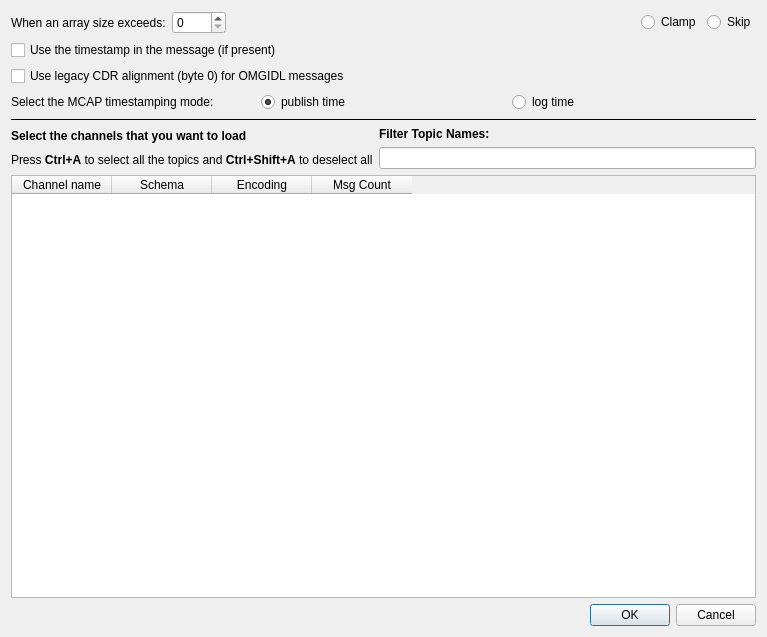
<?xml version="1.0" encoding="UTF-8"?>
<ui version="4.0">
 <class>dialog_mcap</class>
 <widget class="QDialog" name="dialog_mcap">
  <property name="geometry">
   <rect>
    <x>0</x>
    <y>0</y>
    <width>767</width>
    <height>637</height>
   </rect>
  </property>
  <property name="windowTitle">
   <string>MCAP Parser</string>
  </property>
  <layout class="QVBoxLayout" name="verticalLayout">
   <item>
    <layout class="QHBoxLayout" name="horizontalLayout">
     <item>
      <widget class="QLabel" name="label_2">
       <property name="text">
        <string>When an array size exceeds:</string>
       </property>
      </widget>
     </item>
     <item>
      <widget class="QSpinBox" name="spinBox">
       <property name="minimum">
        <number>0</number>
       </property>
       <property name="maximum">
        <number>9999</number>
       </property>
      </widget>
     </item>
     <item>
      <spacer name="horizontalSpacer">
       <property name="orientation">
        <enum>Qt::Horizontal</enum>
       </property>
       <property name="sizeHint" stdset="0">
        <size>
         <width>40</width>
         <height>20</height>
        </size>
       </property>
      </spacer>
     </item>
     <item>
      <widget class="QRadioButton" name="radioClamp">
       <property name="text">
        <string>Clamp</string>
       </property>
       <property name="checked">
        <bool>true</bool>
       </property>
      </widget>
     </item>
     <item>
      <widget class="QRadioButton" name="radioSkip">
       <property name="text">
        <string>Skip</string>
       </property>
      </widget>
     </item>
    </layout>
   </item>
   <item>
    <widget class="QCheckBox" name="checkBoxUseTimestamp">
     <property name="text">
      <string>Use the timestamp in the message (if present)</string>
     </property>
    </widget>
   </item>
   <item>
    <widget class="QCheckBox" name="checkBoxUseLegacyCdr">
     <property name="toolTip">
      <string>Enable for RTI DDS Micro and older CDR implementations that align from byte 0.
Modern XCDR2 standard aligns from byte 4 (after CDR header).
Only affects OMGIDL-encoded channels in this file.</string>
     </property>
     <property name="text">
      <string>Use legacy CDR alignment (byte 0) for OMGIDL messages</string>
     </property>
     <property name="checked">
      <bool>false</bool>
     </property>
    </widget>
   </item>
   <item>
    <layout class="QHBoxLayout" name="horizontalLayout_1">
     <item>
      <widget class="QLabel" name="label_3">
       <property name="text">
        <string>Select the MCAP timestamping mode:</string>
       </property>
      </widget>
     </item>
     <item>
      <widget class="QRadioButton" name="radioPubTime">
       <property name="text">
        <string>publish time</string>
       </property>
       <property name="checked">
        <bool>true</bool>
       </property>
       <attribute name="buttonGroup">
        <string notr="true">buttonGroup</string>
       </attribute>
      </widget>
     </item>
     <item>
      <widget class="QRadioButton" name="radioLogTime">
       <property name="text">
        <string>log time</string>
       </property>
       <attribute name="buttonGroup">
        <string notr="true">buttonGroup</string>
       </attribute>
      </widget>
     </item>
    </layout>
   </item>
   <item>
    <widget class="Line" name="line">
     <property name="frameShadow">
      <enum>QFrame::Plain</enum>
     </property>
     <property name="orientation">
      <enum>Qt::Horizontal</enum>
     </property>
    </widget>
   </item>
   <item>
    <layout class="QHBoxLayout" name="horizontalLayout_4">
     <item>
      <layout class="QVBoxLayout" name="verticalLayout_2">
       <item>
        <widget class="QLabel" name="label">
         <property name="font">
          <font>
           <weight>75</weight>
           <bold>true</bold>
          </font>
         </property>
         <property name="text">
          <string>Select the channels that you want to load</string>
         </property>
        </widget>
       </item>
       <item>
        <widget class="QLabel" name="labelUsageHint">
         <property name="font">
          <font>
           <pointsize>9</pointsize>
          </font>
         </property>
         <property name="text">
          <string>&lt;html&gt;&lt;head/&gt;&lt;body&gt;&lt;p&gt;Press
           &lt;span style=&quot;
           font-weight:600;&quot;&gt;Ctrl+A&lt;/span&gt; to select
           all the topics and &lt;span style=&quot;
           font-weight:600;&quot;&gt;Ctrl+Shift+A&lt;/span&gt; to
           deselect all&lt;/p&gt;&lt;/body&gt;&lt;/html&gt;</string>
         </property>
        </widget>
       </item>
      </layout>
     </item>
     <item>
      <layout class="QVBoxLayout" name="verticalLayout_3">
       <item>
        <widget class="QLabel" name="labelFilter">
         <property name="font">
          <font>
           <weight>75</weight>
           <bold>true</bold>
          </font>
         </property>
         <property name="text">
          <string>Filter Topic Names: </string>
         </property>
        </widget>
       </item>
       <item>
        <widget class="QLineEdit" name="lineEditFilter">
         <property name="maximumSize">
          <size>
           <width>400</width>
           <height>16777215</height>
          </size>
         </property>
         <property name="clearButtonEnabled">
          <bool>true</bool>
         </property>
        </widget>
       </item>
      </layout>
     </item>
    </layout>
   </item>
   <item>
    <widget class="QTableWidget" name="tableWidget">
     <property name="editTriggers">
      <set>QAbstractItemView::NoEditTriggers</set>
     </property>
     <property name="selectionMode">
      <enum>QAbstractItemView::MultiSelection</enum>
     </property>
     <property name="selectionBehavior">
      <enum>QAbstractItemView::SelectRows</enum>
     </property>
     <property name="sortingEnabled">
      <bool>true</bool>
     </property>
     <property name="columnCount">
      <number>4</number>
     </property>
     <attribute name="verticalHeaderVisible">
      <bool>false</bool>
     </attribute>
     <column>
      <property name="text">
       <string>Channel name</string>
      </property>
     </column>
     <column>
      <property name="text">
       <string>Schema</string>
      </property>
     </column>
     <column>
      <property name="text">
       <string>Encoding</string>
      </property>
     </column>
     <column>
      <property name="text">
       <string>Msg Count</string>
      </property>
     </column>
    </widget>
   </item>
   <item>
    <widget class="QDialogButtonBox" name="buttonBox">
     <property name="orientation">
      <enum>Qt::Horizontal</enum>
     </property>
     <property name="standardButtons">
      <set>QDialogButtonBox::Cancel|QDialogButtonBox::Ok</set>
     </property>
    </widget>
   </item>
  </layout>
 </widget>
 <resources/>
 <connections>
  <connection>
   <sender>buttonBox</sender>
   <signal>accepted()</signal>
   <receiver>dialog_mcap</receiver>
   <slot>accept()</slot>
   <hints>
    <hint type="sourcelabel">
     <x>248</x>
     <y>254</y>
    </hint>
    <hint type="destinationlabel">
     <x>157</x>
     <y>274</y>
    </hint>
   </hints>
  </connection>
  <connection>
   <sender>buttonBox</sender>
   <signal>rejected()</signal>
   <receiver>dialog_mcap</receiver>
   <slot>reject()</slot>
   <hints>
    <hint type="sourcelabel">
     <x>316</x>
     <y>260</y>
    </hint>
    <hint type="destinationlabel">
     <x>286</x>
     <y>274</y>
    </hint>
   </hints>
  </connection>
 </connections>
 <buttongroups>
  <buttongroup name="buttonGroup"/>
 </buttongroups>
</ui>
